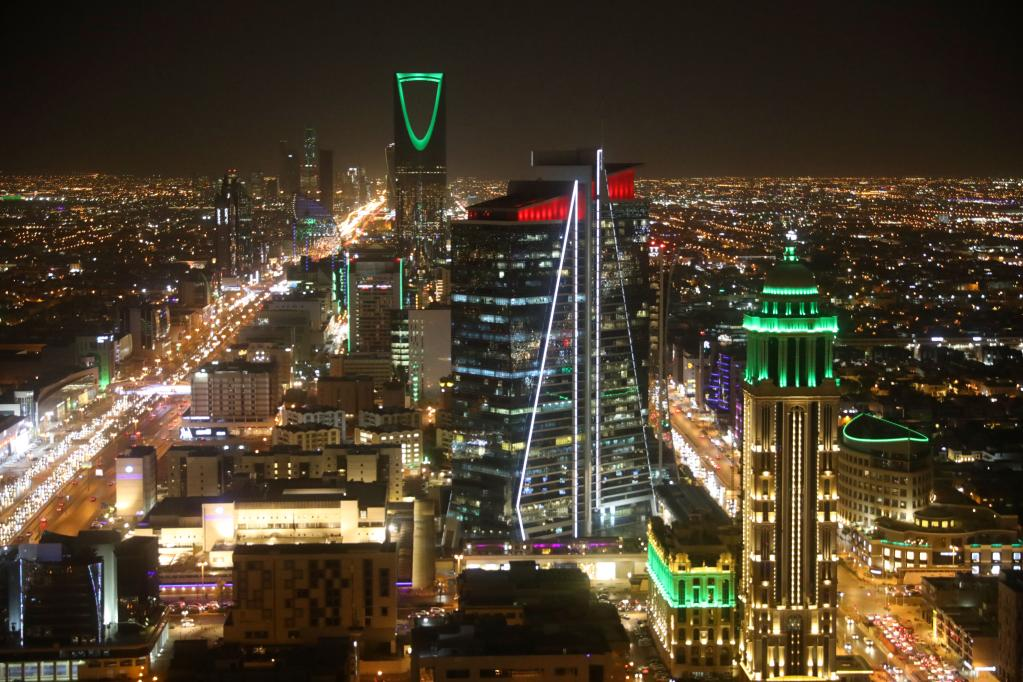
#> input picture Lab5/image.jpg, 1023 x 682 px
$ jupyter execute Lab5_Image_Processing.ipynb   (older library calls are emulated)
#> lines starting #> are read from the running program, lines starting #| are printed output that depends on the picture
Image Processing Lab 5

Spatial Filtering – Smoothing and Sharpening

[cell 1]
import cv2
import numpy as np
import matplotlib.pyplot as plt

Task 1: Box Filter 7x7

[cell 2]
image = cv2.imread('image.jpg')
#> image is the input picture: shape (682, 1023, 3); mean B, G, R 45.8, 63.5, 75.6
image = cv2.cvtColor(image, cv2.COLOR_BGR2RGB)

smoothed = cv2.blur(image, (7, 7))
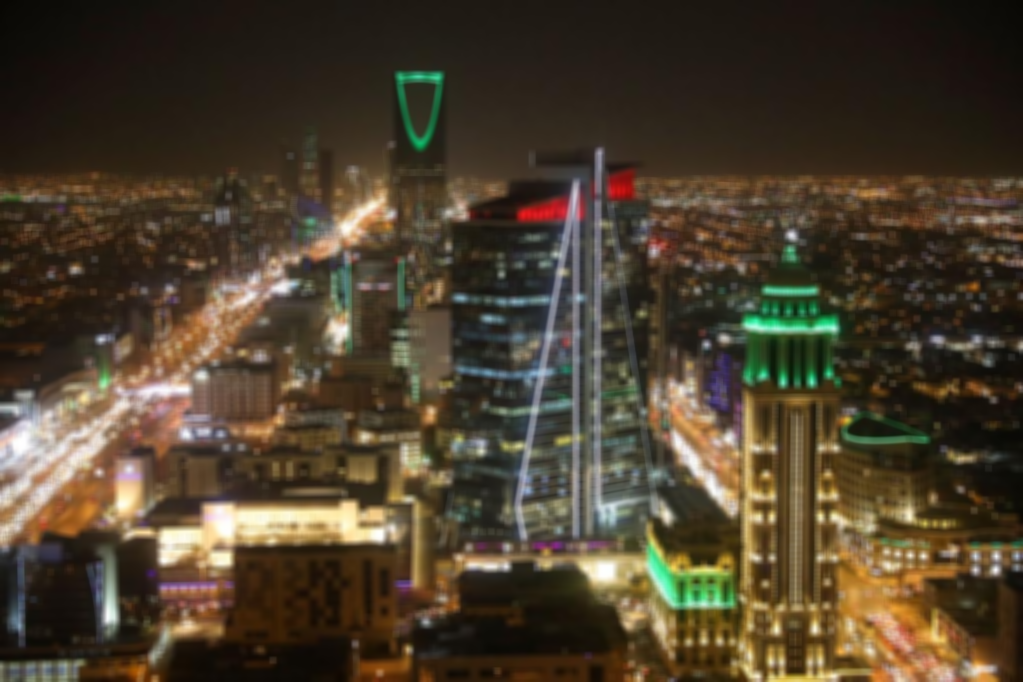
#> smoothed: shape (682, 1023, 3); mean R, G, B 75.6, 63.5, 45.8

plt.figure(figsize=(10,5))

plt.subplot(1,2,1)
plt.imshow(image)
plt.title("Original")
plt.axis("off")

plt.subplot(1,2,2)
plt.imshow(smoothed)
plt.title("Smoothed (7x7 Box)")
plt.axis("off")

plt.show()
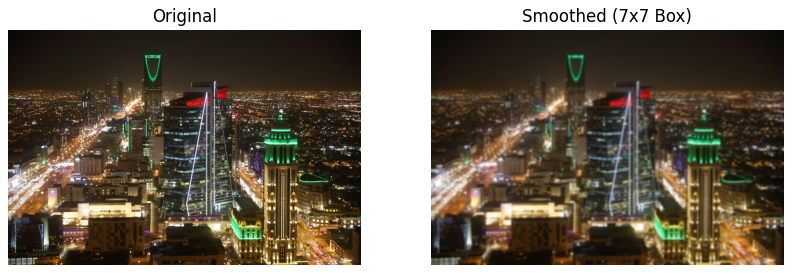
#> figure drawn by matplotlib, 2 panels

Task 2: Gaussian Filters

[cell 3]
gaussian_5 = cv2.GaussianBlur(image, (5,5), 0)
gaussian_21 = cv2.GaussianBlur(image, (21,21), 0)

plt.figure(figsize=(15,5))

plt.subplot(1,3,1)
plt.imshow(image)
plt.title("Original")
plt.axis("off")

plt.subplot(1,3,2)
plt.imshow(gaussian_5)
plt.title("Gaussian 5x5")
plt.axis("off")

plt.subplot(1,3,3)
plt.imshow(gaussian_21)
plt.title("Gaussian 21x21")
plt.axis("off")

plt.show()
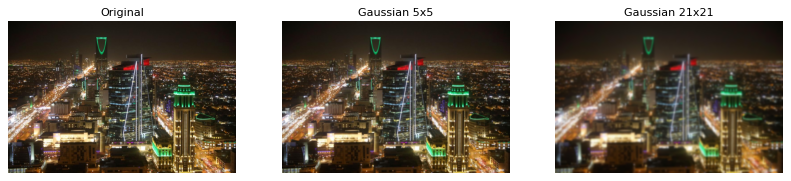
#> figure drawn by matplotlib, 3 panels

Task 3: Laplacian Sharpening

[cell 4]
image_float = image.astype(np.float32) / 255.0

laplacian = cv2.Laplacian(image_float, cv2.CV_32F)
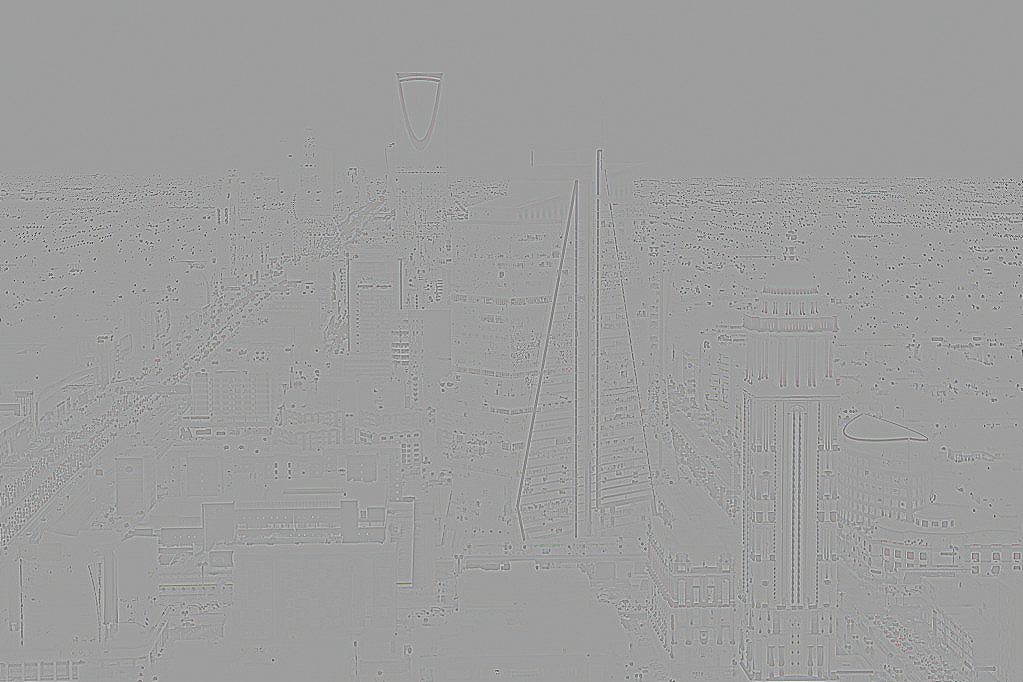
#> laplacian: shape (682, 1023, 3) float32; mean R, G, B 4.82e-05, 5.19e-05, 4.16e-05; drawn with min black and max white

sharpened = np.clip(image_float - laplacian, 0, 1)
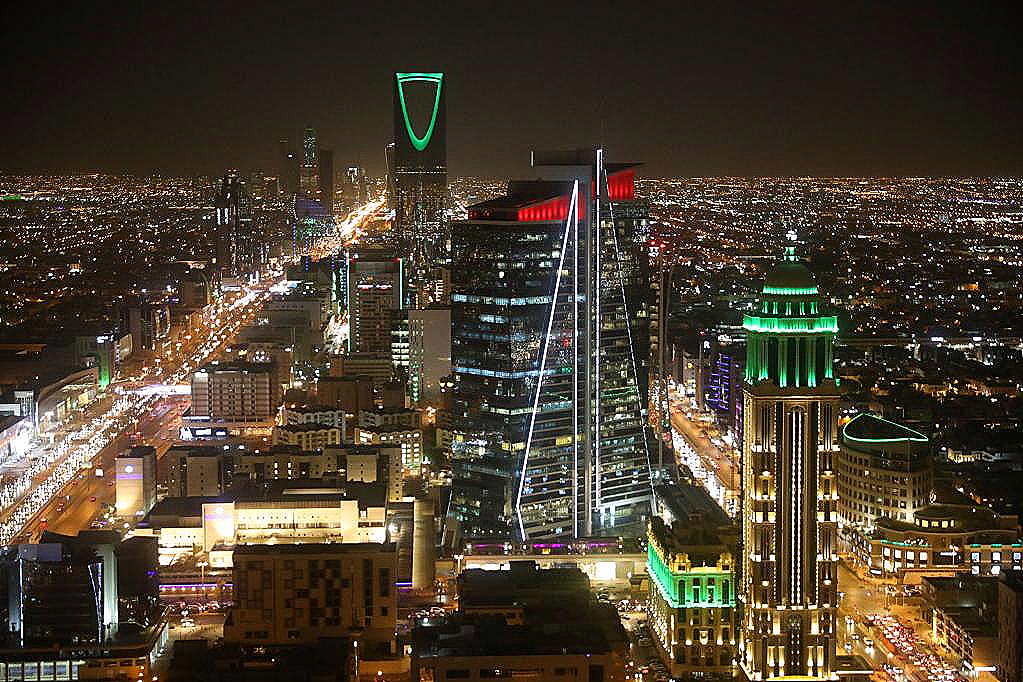
#> sharpened: shape (682, 1023, 3) float32; mean R, G, B 0.289, 0.245, 0.184

plt.figure(figsize=(15,5))

plt.subplot(1,3,1)
plt.imshow(image)
plt.title("Original")
plt.axis("off")

plt.subplot(1,3,2)
plt.imshow(laplacian, cmap='gray')
plt.title("Laplacian")
plt.axis("off")

plt.subplot(1,3,3)
plt.imshow(sharpened)
plt.title("Sharpened")
plt.axis("off")

plt.show()
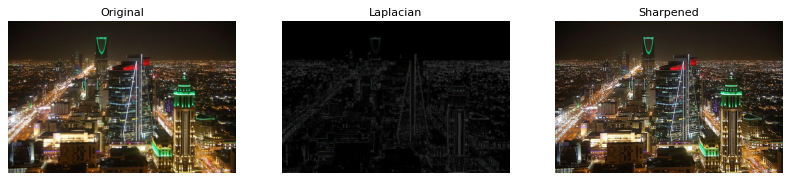
#> figure drawn by matplotlib, 3 panels
